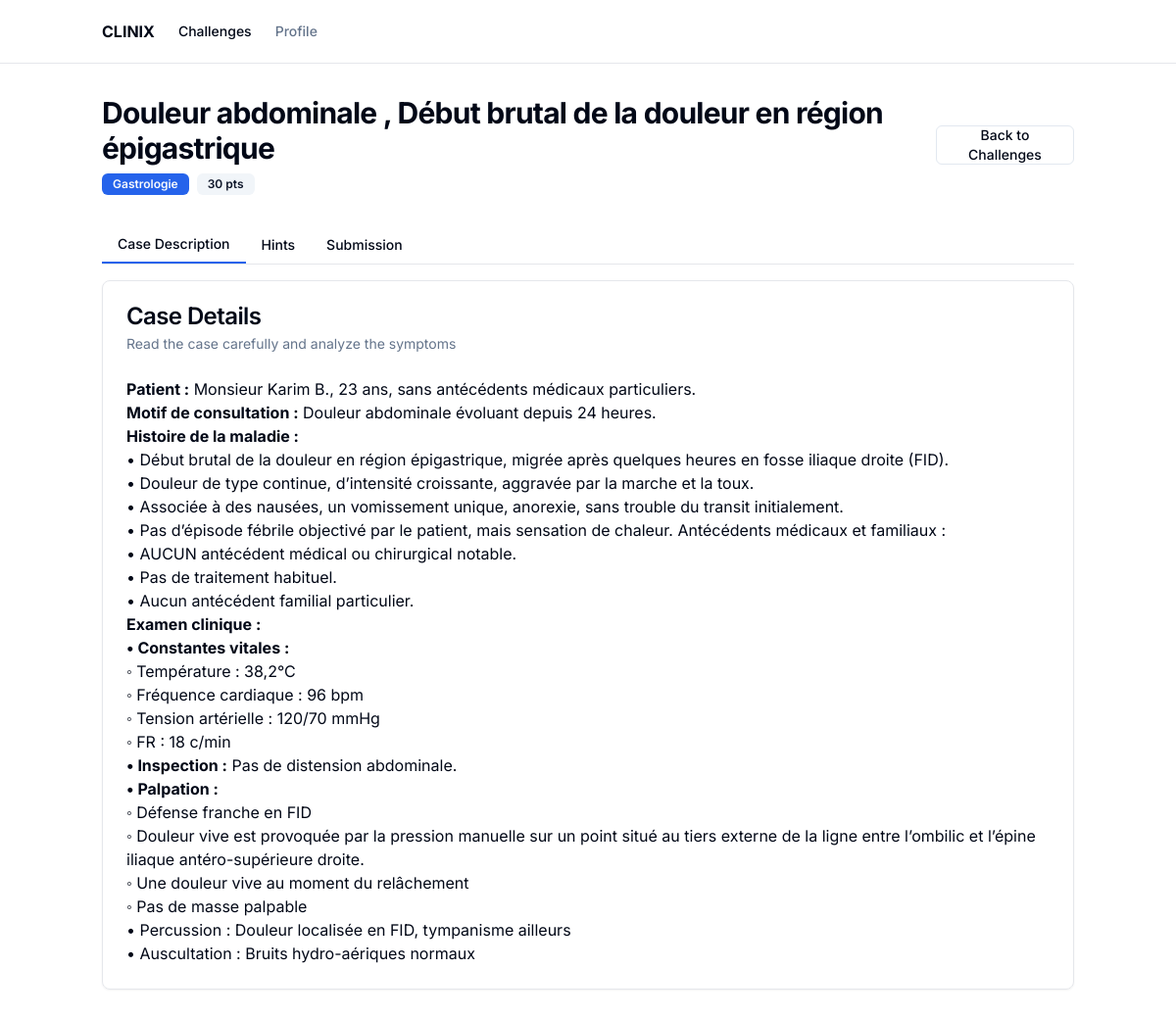
The app's page /challenges/15/ (signed in) with its own data.
### core/models.py (models this page shows, shortened)
class Challenge(models.Model):
    title = models.CharField(max_length=255)
    description = models.TextField()
    points = models.IntegerField()
    type = models.CharField(max_length=50)
    difficulty = models.CharField(max_length=50)
    solved_by = models.ManyToManyField(CustomUser, related_name='solved_challenges', blank=True)
    author = models.ForeignKey(CustomUser, on_delete=models.CASCADE, related_name='created_challenges' , default=None, null=True)
    is_visible = models.BooleanField(default=True)

### core/views.py (the view, shortened to what this page needs)
# urls.py: path('challenges/<int:pk>/', views.challenge_details, name='challenge_details'),
@login_required
def challenge_details(request , pk):
    challenge = Challenge.objects.get(pk=pk)  # Assuming you have a Challenge model
    is_submitted = False
    hints = challenge.hint_set.all()
    if request.user.is_authenticated:
        is_submitted = Submission.objects.filter(user=request.user, challenge=challenge).exists()
    else:
        is_submitted = False
    return render(request, 'core/challenge_details.html', {'challenge': challenge, 'hints': hints , 'is_submitted': is_submitted})

### core/templates/core/challenge_details.html (shortened to what this page needs)
<html lang="en">
<head>
  <script src="https://cdn.tailwindcss.com"></script>
</head>
<body class="bg-background text-foreground">
  <div class="flex min-h-screen flex-col">
    <header class="sticky top-0 z-50 w-full border-b bg-background">
      <div class="container mx-auto flex h-16 items-center justify-between px-4">
        <div class="flex items-center gap-6">
          <a href="{% url "core:index" %}" class="flex items-center gap-2">
            <span class="font-bold">CLINIX</span>
          </a>
          <nav class="hidden md:flex gap-6">
            <a href="{% url "core:challenges" %}" class="text-sm font-medium text-foreground transition-colors hover:text-primary">
              Challenges
            </a>
            <a href="{% url "core:profile" %}" class="text-sm font-medium text-muted-foreground transition-colors hover:text-primary">
              Profile
            </a>
          </nav>
        </div>
      </div>
    </header>
    <main class="flex-1">
      <div class="container mx-auto py-8 px-4">
        <div class="flex items-center justify-between mb-8">
          <div>
            <h1 class="text-3xl font-bold tracking-tight">{{challenge.title}}</h1>
            <div class="flex items-center gap-2 mt-2">
              <span class="inline-flex items-center rounded-md border px-2.5 py-0.5 text-xs font-semibold transition-colors focus:outline-none focus:ring-2 focus:ring-ring focus:ring-offset-2 border-transparent bg-primary text-primary-foreground hover:bg-primary/80">{{challenge.type}}</span>
              <span class="inline-flex items-center rounded-md border px-2.5 py-0.5 text-xs font-semibold transition-colors focus:outline-none focus:ring-2 focus:ring-ring focus:ring-offset-2 border-transparent bg-secondary text-secondary-foreground">{{challenge.points}} pts</span>
            </div>
          </div>
          <a href="{% url "core:challenges" %}">
            <button class="inline-flex items-center justify-center rounded-md text-sm font-medium ring-offset-background transition-colors focus-visible:outline-none focus-visible:ring-2 focus-visible:ring-ring focus-visible:ring-offset-2 disabled:pointer-events-none disabled:opacity-50 border border-input bg-background hover:bg-accent hover:text-accent-foreground h-10 px-4 py-2">Back to Challenges</button>
          </a>
        </div>
        <div class="space-y-4">
          <div class="border-b">
            <div class="flex">
              <button id="tab-case" class="px-4 py-2 text-sm font-medium text-center bg-background border-b-2 border-primary" onclick="showTab('case')">Case Description</button>
              <button id="tab-hints" class="px-4 py-2 text-sm font-medium text-center" onclick="showTab('hints')">Hints</button>
              <button id="tab-submission" class="px-4 py-2 text-sm font-medium text-center" onclick="showTab('submission')">Submission</button>
            </div>
          </div>
          <div id="content-case" class="mt-4">
            <div class="rounded-lg border bg-card text-card-foreground shadow-sm">
              <div class="flex flex-col space-y-1.5 p-6">
                <h3 class="text-2xl font-semibold leading-none tracking-tight">Case Details</h3>
                <p class="text-sm text-muted-foreground">Read the case carefully and analyze the symptoms</p>
              </div>
              <div class="p-6 pt-0 space-y-4">
                  {{challenge.description | safe}}
              </div>
            </div>
          </div>
        </div>
      </div>
    </main>
        </div>
</body>
</html>

### core/templates/core/challenge_details.html (style rules this page uses)
body { font-family: 'Inter', sans-serif; }

### records on screen
Challenge: title "Douleur abdominale , Début brutal de la douleur en région épigastrique", type "Gastrologie", points "30", description "Patient : Monsieur Karim B., 23 ans, sans antécédents médicaux particuliers. Motif de consultation : Douleur abdominale évoluant depuis 24 heures. Histoire de la maladie : • Début brutal de la douleur en région épigastrique, migrée après quelques heures en fosse iliaque droite (FID). • Douleur de type continue, d’intensité croissante, aggravée par la marche et la toux. • Associée à des nausées, un vomissement unique, anorexie, sans trouble du transit initialement. • Pas d’épisode fébrile objectivé par le patient, mais sensation de chaleur. Antécédents médicaux et familiaux : • AUCUN antécédent médical ou chirurgical notable. • Pas de traitement habituel. • Aucun antécédent familial…"
